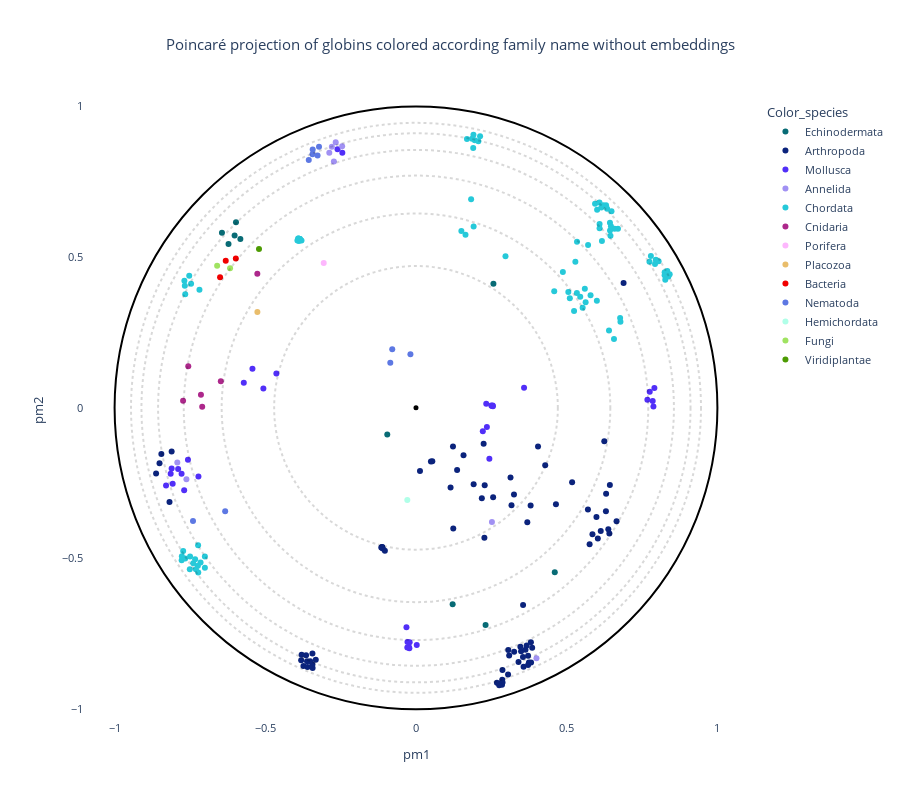

This figure's notebook cell:
### Markdown cell above
## Visualization

### Code cell
# OPTIONS =================================================
#Here you can set different parameters to color & annotate the resulting projection:
if data_type == "plm" :
    title = "Poincaré projection of globins colored according family name with embeddings"  
elif data_type == "plm_aae" :
    title = "Poincaré projection of globins colored according family name with embeddings autoencoder" 
elif data_type == "pssm" :
    title = "Poincaré projection of globins colored according family name without embeddings" 
else :
    title = "Poincaré projection of globins colored according family name using a RFA matrix" 
#----------------------------------------------------------
# Select the coloring from annotation .csv file:
labels_name = "Color_species"
# Select classes to label among the "labels_name" or "second_labels_name" column (comma separated list):
second_labels_name = ""
labels_text = []
show_text = False
#----------------------------------------------------------
# Use a custom color palette:
color_palette = globin_palette #Default: None
use_custom_palette = True
#==========================================================


#Check projection visualization parameters
#Labels name
if labels_name == "":
    labels_name = None
elif labels_name not in annotation_names:
    raise NameError(f"labels_name {labels_name} is not in the availables annotations.\nAvailables annotations: {annotation_names}")
#Second labels name
if second_labels_name == "":
    second_labels_name = None
elif second_labels_name not in annotation_names:
    raise NameError(f'"second_labels_name" {second_labels_name} is not in the availables annotations.\nAvailables annotations: {annotation_names}')

if not use_custom_palette:
    color_palette = None

#Plot graph
fig = plot_embedding_interactive(df_embedding, 
                                 labels_name = labels_name,
                                 second_labels_name = second_labels_name, 
                                 show_text = show_text,
                                 labels_text = labels_text,
                                 color_palette = color_palette, 
                                 title = title, 
                                 fontsize = 11)
fig.show()

### Figure 1 — Plotly figure (JSON) as saved in the notebook; plotly's stock layout.template omitted (floating-point values rounded to 4 significant figures; data arrays with more than 128 entries replaced by an {"elided": "..."} marker saying what was removed)
{"data": [{"customdata": {"elided": "10x17 mixed values"}, "hovertemplate": "<b>%{hovertext}</b><br><br>Color_species=%{customdata[10]}<br>pm1=%{x}<br>pm2=%{y}<br>proteins_id=%{customdata[0]}<br>tree1=%{customdata[1]}<br>tree2=%{customdata[2]}<br>tree3=%{customdata[3]}<br>tree4=%{customdata[4]}<br>full_name=%{customdata[5]}<br>short_name=%{customdata[6]}<br>full_species=%{customdata[7]}<br>short_species=%{customdata[8]}<br>evo_distance=%{customdata[9]}<br>Domain=%{customdata[11]}<br>Kingdom=%{customdata[12]}<br>Phylum=%{customdata[13]}<br>Subphylum=%{customdata[14]}<br>Class=%{customdata[15]}<br>Genus=%{customdata[16]}<extra></extra>", "hovertext": ["Echinodermata", "Echinodermata", "Echinodermata", "Echinodermata", "Echinodermata", "Echinodermata", "Echinodermata", "Echinodermata", "Echinodermata", "Echinodermata"], "legendgroup": "Echinodermata", "marker": {"color": "#086b75", "symbol": "circle"}, "mode": "markers", "name": "Echinodermata", "orientation": "v", "showlegend": true, "type": "scatter", "x": [-0.09528, 0.2569, 0.4604, 0.1216, 0.2309, -0.5827, -0.6221, -0.6438, -0.6018, -0.5973], "xaxis": "x", "y": [-0.08836, 0.4116, -0.5455, -0.6517, -0.7202, 0.5604, 0.5439, 0.5813, 0.5716, 0.6154], "yaxis": "y"}, {"customdata": {"elided": "84x17 mixed values"}, "hovertemplate": "<b>%{hovertext}</b><br><br>Color_species=%{customdata[10]}<br>pm1=%{x}<br>pm2=%{y}<br>proteins_id=%{customdata[0]}<br>tree1=%{customdata[1]}<br>tree2=%{customdata[2]}<br>tree3=%{customdata[3]}<br>tree4=%{customdata[4]}<br>full_name=%{customdata[5]}<br>short_name=%{customdata[6]}<br>full_species=%{customdata[7]}<br>short_species=%{customdata[8]}<br>evo_distance=%{customdata[9]}<br>Domain=%{customdata[11]}<br>Kingdom=%{customdata[12]}<br>Phylum=%{customdata[13]}<br>Subphylum=%{customdata[14]}<br>Class=%{customdata[15]}<br>Genus=%{customdata[16]}<extra></extra>", "hovertext": ["Arthropoda", "Arthropoda", "Arthropoda", "Arthropoda", "Arthropoda", "Arthropoda", "Arthropoda", "Arthropoda", "Arthropoda", "Arthropoda", "Arthropoda", "Arthropoda", "Arthropoda", "Arthropoda", "Arthropoda", "Arthropoda", "Arthropoda", "Arthropoda", "Arthropoda", "Arthropoda", "Arthropoda", "Arthropoda", "Arthropoda", "Arthropoda", "Arthropoda", "Arthropoda", "Arthropoda", "Arthropoda", "Arthropoda", "Arthropoda", "Arthropoda", "Arthropoda", "Arthropoda", "Arthropoda", "Arthropoda", "Arthropoda", "Arthropoda", "Arthropoda", "Arthropoda", "Arthropoda", "Arthropoda", "Arthropoda", "Arthropoda", "Arthropoda", "Arthropoda", "Arthropoda", "Arthropoda", "Arthropoda", "Arthropoda", "Arthropoda", "Arthropoda", "Arthropoda", "Arthropoda", "Arthropoda", "Arthropoda", "Arthropoda", "Arthropoda", "Arthropoda", "Arthropoda", "Arthropoda", "Arthropoda", "Arthropoda", "Arthropoda", "Arthropoda", "Arthropoda", "Arthropoda", "Arthropoda", "Arthropoda", "Arthropoda", "Arthropoda", "Arthropoda", "Arthropoda", "Arthropoda", "Arthropoda", "Arthropoda", "Arthropoda", "Arthropoda", "Arthropoda", "Arthropoda", "Arthropoda", "Arthropoda", "Arthropoda", "Arthropoda", "Arthropoda"], "legendgroup": "Arthropoda", "marker": {"color": "#0b237c", "symbol": "circle"}, "mode": "markers", "name": "Arthropoda", "orientation": "v", "showlegend": true, "type": "scatter", "x": [0.2559, 0.1577, 0.04948, 0.1227, 0.0132, 0.2184, 0.1147, 0.3803, 0.3136, 0.1364, 0.4049, 0.5987, 0.6416, 0.6654, 0.5704, 0.6129, 0.5855, 0.6301, 0.6381, 0.4643, 0.2279, 0.6307, 0.6247, 0.518, 0.1913, 0.0541, -0.8449, -0.3325, -0.3615, -0.3512, -0.3436, -0.3436, -0.3796, -0.3647, -0.3809, -0.3735, -0.36, -0.343, -0.8509, 0.1237, 0.2871, 0.2796, 0.2854, -0.8107, 0.3487, 0.3464, 0.355, 0.3401, 0.3693, 0.3062, 0.3091, 0.3256, 0.2862, 0.6033, 0.3168, 0.2685, 0.3718, 0.3569, 0.3747, 0.3818, 0.3719, 0.3632, 0.3054, 0.2868, 0.6887, 0.576, 0.3812, 0.3854, -0.1103, -0.1152, -0.1122, -0.1125, -0.1122, 0.2269, 0.3251, -0.1032, 0.4287, -0.8623, 0.6431, 0.2244, 0.276, -0.8178, 0.3672, 0.3552], "xaxis": "x", "y": [-0.2969, -0.1576, -0.1779, -0.1285, -0.2092, -0.3003, -0.2644, -0.3241, -0.2308, -0.2063, -0.1279, -0.3625, -0.4173, -0.3767, -0.3376, -0.4086, -0.4198, -0.3435, -0.4028, -0.3201, -0.2572, -0.2852, -0.1106, -0.2466, -0.2532, -0.1772, -0.1531, -0.8358, -0.8407, -0.8404, -0.8149, -0.8512, -0.8192, -0.8212, -0.8374, -0.857, -0.8598, -0.8635, -0.1835, -0.4008, -0.9112, -0.9145, -0.919, -0.145, -0.8079, -0.7924, -0.8264, -0.8436, -0.3796, -0.8038, -0.822, -0.809, -0.9018, -0.4337, -0.3236, -0.9119, -0.8222, -0.8589, -0.8453, -0.845, -0.8529, -0.8025, -0.8846, -0.8697, 0.414, -0.453, -0.7779, -0.7958, -0.4664, -0.4634, -0.4621, -0.463, -0.4628, -0.4311, -0.2877, -0.4742, -0.1906, -0.2178, -0.2564, -0.1193, -0.9204, -0.3126, -0.7888, -0.6543], "yaxis": "y"}, {"customdata": {"elided": "36x17 mixed values"}, "hovertemplate": "<b>%{hovertext}</b><br><br>Color_species=%{customdata[10]}<br>pm1=%{x}<br>pm2=%{y}<br>proteins_id=%{customdata[0]}<br>tree1=%{customdata[1]}<br>tree2=%{customdata[2]}<br>tree3=%{customdata[3]}<br>tree4=%{customdata[4]}<br>full_name=%{customdata[5]}<br>short_name=%{customdata[6]}<br>full_species=%{customdata[7]}<br>short_species=%{customdata[8]}<br>evo_distance=%{customdata[9]}<br>Domain=%{customdata[11]}<br>Kingdom=%{customdata[12]}<br>Phylum=%{customdata[13]}<br>Subphylum=%{customdata[14]}<br>Class=%{customdata[15]}<br>Genus=%{customdata[16]}<extra></extra>", "hovertext": ["Mollusca", "Mollusca", "Mollusca", "Mollusca", "Mollusca", "Mollusca", "Mollusca", "Mollusca", "Mollusca", "Mollusca", "Mollusca", "Mollusca", "Mollusca", "Mollusca", "Mollusca", "Mollusca", "Mollusca", "Mollusca", "Mollusca", "Mollusca", "Mollusca", "Mollusca", "Mollusca", "Mollusca", "Mollusca", "Mollusca", "Mollusca", "Mollusca", "Mollusca", "Mollusca", "Mollusca", "Mollusca", "Mollusca", "Mollusca", "Mollusca", "Mollusca"], "legendgroup": "Mollusca", "marker": {"color": "#512ff8", "symbol": "circle"}, "mode": "markers", "name": "Mollusca", "orientation": "v", "showlegend": true, "type": "scatter", "x": [0.2352, 0.2216, -0.8074, -0.8139, -0.7566, -0.7692, -0.7777, -0.02888, -0.03164, 0.002441, -0.02202, -0.02367, 0.2434, -0.7891, -0.7218, 0.2545, 0.2521, 0.2498, 0.2552, -0.5063, -0.4632, -0.5713, 0.3585, 0.2331, -0.2604, -0.8107, -0.2444, -0.8293, -0.5426, -0.02825, -0.02112, 0.7853, 0.7677, 0.7909, 0.7877, 0.7755], "xaxis": "x", "y": [-0.0636, -0.07773, -0.2516, -0.2186, -0.1722, -0.2738, -0.2187, -0.7952, -0.7276, -0.787, -0.7973, -0.7934, -0.1692, -0.2028, -0.2275, 0.007617, 0.006302, 0.0081, 0.004912, 0.06395, 0.114, 0.08316, 0.06683, 0.0132, 0.8578, -0.2012, 0.8462, -0.2576, 0.13, -0.7772, -0.7773, 0.02226, 0.02701, 0.06614, 0.004566, 0.0537], "yaxis": "y"}, {"customdata": {"elided": "9x17 mixed values"}, "hovertemplate": "<b>%{hovertext}</b><br><br>Color_species=%{customdata[10]}<br>pm1=%{x}<br>pm2=%{y}<br>proteins_id=%{customdata[0]}<br>tree1=%{customdata[1]}<br>tree2=%{customdata[2]}<br>tree3=%{customdata[3]}<br>tree4=%{customdata[4]}<br>full_name=%{customdata[5]}<br>short_name=%{customdata[6]}<br>full_species=%{customdata[7]}<br>short_species=%{customdata[8]}<br>evo_distance=%{customdata[9]}<br>Domain=%{customdata[11]}<br>Kingdom=%{customdata[12]}<br>Phylum=%{customdata[13]}<br>Subphylum=%{customdata[14]}<br>Class=%{customdata[15]}<br>Genus=%{customdata[16]}<extra></extra>", "hovertext": ["Annelida", "Annelida", "Annelida", "Annelida", "Annelida", "Annelida", "Annelida", "Annelida", "Annelida"], "legendgroup": "Annelida", "marker": {"color": "#a191f3", "symbol": "circle"}, "mode": "markers", "name": "Annelida", "orientation": "v", "showlegend": true, "type": "scatter", "x": [-0.2877, -0.2792, -0.2725, -0.2664, 0.2518, -0.7617, 0.3996, -0.7919, -0.245], "xaxis": "x", "y": [0.8463, 0.8663, 0.8169, 0.8812, -0.379, -0.2371, -0.8307, -0.1814, 0.8675], "yaxis": "y"}, {"customdata": {"elided": "88x17 mixed values"}, "hovertemplate": "<b>%{hovertext}</b><br><br>Color_species=%{customdata[10]}<br>pm1=%{x}<br>pm2=%{y}<br>proteins_id=%{customdata[0]}<br>tree1=%{customdata[1]}<br>tree2=%{customdata[2]}<br>tree3=%{customdata[3]}<br>tree4=%{customdata[4]}<br>full_name=%{customdata[5]}<br>short_name=%{customdata[6]}<br>full_species=%{customdata[7]}<br>short_species=%{customdata[8]}<br>evo_distance=%{customdata[9]}<br>Domain=%{customdata[11]}<br>Kingdom=%{customdata[12]}<br>Phylum=%{customdata[13]}<br>Subphylum=%{customdata[14]}<br>Class=%{customdata[15]}<br>Genus=%{customdata[16]}<extra></extra>", "hovertext": ["Chordata", "Chordata", "Chordata", "Chordata", "Chordata", "Chordata", "Chordata", "Chordata", "Chordata", "Chordata", "Chordata", "Chordata", "Chordata", "Chordata", "Chordata", "Chordata", "Chordata", "Chordata", "Chordata", "Chordata", "Chordata", "Chordata", "Chordata", "Chordata", "Chordata", "Chordata", "Chordata", "Chordata", "Chordata", "Chordata", "Chordata", "Chordata", "Chordata", "Chordata", "Chordata", "Chordata", "Chordata", "Chordata", "Chordata", "Chordata", "Chordata", "Chordata", "Chordata", "Chordata", "Chordata", "Chordata", "Chordata", "Chordata", "Chordata", "Chordata", "Chordata", "Chordata", "Chordata", "Chordata", "Chordata", "Chordata", "Chordata", "Chordata", "Chordata", "Chordata", "Chordata", "Chordata", "Chordata", "Chordata", "Chordata", "Chordata", "Chordata", "Chordata", "Chordata", "Chordata", "Chordata", "Chordata", "Chordata", "Chordata", "Chordata", "Chordata", "Chordata", "Chordata", "Chordata", "Chordata", "Chordata", "Chordata", "Chordata", "Chordata", "Chordata", "Chordata", "Chordata", "Chordata"], "legendgroup": "Chordata", "marker": {"color": "#26c9d9", "symbol": "circle"}, "mode": "markers", "name": "Chordata", "orientation": "v", "showlegend": true, "type": "scatter", "x": [-0.7185, 0.1829, 0.2969, 0.6009, 0.6435, 0.6452, 0.5103, 0.594, 0.6305, 0.5338, 0.6149, 0.5054, 0.4586, 0.6437, 0.6701, 0.5529, 0.5601, 0.6468, 0.6, 0.621, 0.6091, 0.6342, 0.6168, 0.5449, 0.6091, 0.5628, 0.5791, 0.4873, 0.5342, 0.6486, 0.5709, 0.5287, 0.825, -0.7496, -0.7775, -0.7223, -0.7656, -0.7236, -0.7768, -0.7725, -0.7391, -0.7328, -0.7505, -0.7303, -0.7229, -0.7148, 0.1911, -0.7004, -0.7005, 0.186, 0.195, 0.207, 0.1906, 0.1691, 0.1898, 0.6772, 0.6783, 0.6403, 0.6568, 0.793, 0.7746, 0.7793, 0.8338, 0.8374, 0.827, 0.8248, 0.8417, 0.659, 0.1506, 0.1642, 0.805, -0.3873, -0.3857, -0.7462, -0.3799, -0.7657, -0.7685, -0.3883, -0.767, -0.3911, -0.3849, -0.3898, -0.3933, 0.7956, 0.5244, 0.6086, -0.7524, 0.2126], "xaxis": "x", "y": [0.3915, 0.6922, 0.5031, 0.6575, 0.6137, 0.5712, 0.3634, 0.6768, 0.6725, 0.3812, 0.665, 0.3839, 0.3866, 0.5882, 0.5943, 0.3323, 0.3951, 0.6021, 0.3555, 0.6724, 0.6097, 0.6601, 0.5531, 0.3688, 0.5957, 0.3507, 0.3735, 0.4505, 0.5511, 0.6519, 0.5403, 0.4848, 0.4498, -0.4932, -0.506, -0.5466, -0.4997, -0.5243, -0.492, -0.4746, -0.5155, -0.5023, -0.5351, -0.5357, -0.4559, -0.513, 0.6017, -0.5308, -0.4932, 0.8925, 0.8881, 0.8847, 0.906, 0.8922, 0.8623, 0.2984, 0.2858, 0.2569, 0.2281, 0.4772, 0.4844, 0.504, 0.4542, 0.4354, 0.4252, 0.4402, 0.4433, 0.5938, 0.587, 0.5743, 0.4862, 0.5613, 0.5598, 0.412, 0.5548, 0.3771, 0.4213, 0.5539, 0.4053, 0.5618, 0.5602, 0.5619, 0.5554, 0.4917, 0.3215, 0.6816, 0.4378, 0.9014], "yaxis": "y"}, {"customdata": [[18, -1, -1, 8, 4, "Predicted protein", "Predicted", "Nematostella vectensis", "Nematostella", 2.434, "Cnidaria", "Eukaryota", "Metazoa", "Cnidaria", "Other", "Other", "Other"], [82, -1, 15, 7, 4, "Predicted protein", "Predicted", "Nematostella vectensis", "Nematostella", 3.063, "Cnidaria", "Eukaryota", "Metazoa", "Cnidaria", "Other", "Other", "Other"], [83, 20, 15, 7, 4, "Predicted protein", "Predicted", "Nematostella vectensis", "Nematostella", 2.696, "Cnidaria", "Eukaryota", "Metazoa", "Cnidaria", "Other", "Other", "Other"], [84, -1, 15, 7, 4, "Predicted protein", "Predicted", "Nematostella vectensis", "Nematostella", 2.747, "Cnidaria", "Eukaryota", "Metazoa", "Cnidaria", "Other", "Other", "Other"], [85, 20, 15, 7, 4, "Predicted protein", "Predicted", "Nematostella vectensis", "Nematostella", 2.467, "Cnidaria", "Eukaryota", "Metazoa", "Cnidaria", "Other", "Other", "Other"], [208, -1, -1, -1, 3, "Predicted protein", "Predicted", "Nematostella vectensis", "Nematostella", 3.137, "Cnidaria", "Eukaryota", "Metazoa", "Cnidaria", "Other", "Other", "Other"]], "hovertemplate": "<b>%{hovertext}</b><br><br>Color_species=%{customdata[10]}<br>pm1=%{x}<br>pm2=%{y}<br>proteins_id=%{customdata[0]}<br>tree1=%{customdata[1]}<br>tree2=%{customdata[2]}<br>tree3=%{customdata[3]}<br>tree4=%{customdata[4]}<br>full_name=%{customdata[5]}<br>short_name=%{customdata[6]}<br>full_species=%{customdata[7]}<br>short_species=%{customdata[8]}<br>evo_distance=%{customdata[9]}<br>Domain=%{customdata[11]}<br>Kingdom=%{customdata[12]}<br>Phylum=%{customdata[13]}<br>Subphylum=%{customdata[14]}<br>Class=%{customdata[15]}<br>Genus=%{customdata[16]}<extra></extra>", "hovertext": ["Cnidaria", "Cnidaria", "Cnidaria", "Cnidaria", "Cnidaria", "Cnidaria"], "legendgroup": "Cnidaria", "marker": {"color": "#ad288b", "symbol": "circle"}, "mode": "markers", "name": "Cnidaria", "orientation": "v", "showlegend": true, "type": "scatter", "x": [-0.7555, -0.7728, -0.7135, -0.7093, -0.6476, -0.5264], "xaxis": "x", "y": [0.1378, 0.02314, 0.0435, 0.003344, 0.08822, 0.4449], "yaxis": "y"}, {"customdata": [[37, -1, -1, 9, 3, "Uncharacterized protein", "Uncharacterized", "Amphimedon queenslandica", "Amphimedon", 2.522, "Porifera", "Eukaryota", "Metazoa", "Porifera", "Other", "Other", "Other"]], "hovertemplate": "<b>%{hovertext}</b><br><br>Color_species=%{customdata[10]}<br>pm1=%{x}<br>pm2=%{y}<br>proteins_id=%{customdata[0]}<br>tree1=%{customdata[1]}<br>tree2=%{customdata[2]}<br>tree3=%{customdata[3]}<br>tree4=%{customdata[4]}<br>full_name=%{customdata[5]}<br>short_name=%{customdata[6]}<br>full_species=%{customdata[7]}<br>short_species=%{customdata[8]}<br>evo_distance=%{customdata[9]}<br>Domain=%{customdata[11]}<br>Kingdom=%{customdata[12]}<br>Phylum=%{customdata[13]}<br>Subphylum=%{customdata[14]}<br>Class=%{customdata[15]}<br>Genus=%{customdata[16]}<extra></extra>", "hovertext": ["Porifera"], "legendgroup": "Porifera", "marker": {"color": "#fdb7fd", "symbol": "circle"}, "mode": "markers", "name": "Porifera", "orientation": "v", "showlegend": true, "type": "scatter", "x": [-0.3062], "xaxis": "x", "y": [0.4803], "yaxis": "y"}, {"customdata": [[78, -1, -1, 20, 7, "Putative uncharacterized protein", "Putative", "Trichoplax adhaerens", "Trichoplax", 2.316, "Placozoa", "Eukaryota", "Metazoa", "Other", "Other", "Other", "Other"]], "hovertemplate": "<b>%{hovertext}</b><br><br>Color_species=%{customdata[10]}<br>pm1=%{x}<br>pm2=%{y}<br>proteins_id=%{customdata[0]}<br>tree1=%{customdata[1]}<br>tree2=%{customdata[2]}<br>tree3=%{customdata[3]}<br>tree4=%{customdata[4]}<br>full_name=%{customdata[5]}<br>short_name=%{customdata[6]}<br>full_species=%{customdata[7]}<br>short_species=%{customdata[8]}<br>evo_distance=%{customdata[9]}<br>Domain=%{customdata[11]}<br>Kingdom=%{customdata[12]}<br>Phylum=%{customdata[13]}<br>Subphylum=%{customdata[14]}<br>Class=%{customdata[15]}<br>Genus=%{customdata[16]}<extra></extra>", "hovertext": ["Placozoa"], "legendgroup": "Placozoa", "marker": {"color": "#e9bd6b", "symbol": "circle"}, "mode": "markers", "name": "Placozoa", "orientation": "v", "showlegend": true, "type": "scatter", "x": [-0.5262], "xaxis": "x", "y": [0.3179], "yaxis": "y"}, {"customdata": [[79, -1, -1, 6, 3, "Globin", "Globin", "Gemmatirosa kalamazoonesis", "Gemmatirosa", 2.905, "Bacteria", "Bacteria", "Bacteria", "Other", "Other", "Other", "Other"], [80, -1, 9, 6, 3, "Globin", "Globin", "Gemmatirosa kalamazoonesis", "Gemmatirosa", 3.007, "Bacteria", "Bacteria", "Bacteria", "Other", "Other", "Other", "Other"], [81, -1, 9, 6, 3, "Hemin receptor", "Hemin", "Halothiobacillus sp.", "Halothiobacillus", 2.535, "Bacteria", "Bacteria", "Bacteria", "Proteobacteria", "Other", "Gammaproteobacteria", "Other"]], "hovertemplate": "<b>%{hovertext}</b><br><br>Color_species=%{customdata[10]}<br>pm1=%{x}<br>pm2=%{y}<br>proteins_id=%{customdata[0]}<br>tree1=%{customdata[1]}<br>tree2=%{customdata[2]}<br>tree3=%{customdata[3]}<br>tree4=%{customdata[4]}<br>full_name=%{customdata[5]}<br>short_name=%{customdata[6]}<br>full_species=%{customdata[7]}<br>short_species=%{customdata[8]}<br>evo_distance=%{customdata[9]}<br>Domain=%{customdata[11]}<br>Kingdom=%{customdata[12]}<br>Phylum=%{customdata[13]}<br>Subphylum=%{customdata[14]}<br>Class=%{customdata[15]}<br>Genus=%{customdata[16]}<extra></extra>", "hovertext": ["Bacteria", "Bacteria", "Bacteria"], "legendgroup": "Bacteria", "marker": {"color": "#f10000", "symbol": "circle"}, "mode": "markers", "name": "Bacteria", "orientation": "v", "showlegend": true, "type": "scatter", "x": [-0.6312, -0.65, -0.5977], "xaxis": "x", "y": [0.4881, 0.4331, 0.4952], "yaxis": "y"}, {"customdata": {"elided": "10x17 mixed values"}, "hovertemplate": "<b>%{hovertext}</b><br><br>Color_species=%{customdata[10]}<br>pm1=%{x}<br>pm2=%{y}<br>proteins_id=%{customdata[0]}<br>tree1=%{customdata[1]}<br>tree2=%{customdata[2]}<br>tree3=%{customdata[3]}<br>tree4=%{customdata[4]}<br>full_name=%{customdata[5]}<br>short_name=%{customdata[6]}<br>full_species=%{customdata[7]}<br>short_species=%{customdata[8]}<br>evo_distance=%{customdata[9]}<br>Domain=%{customdata[11]}<br>Kingdom=%{customdata[12]}<br>Phylum=%{customdata[13]}<br>Subphylum=%{customdata[14]}<br>Class=%{customdata[15]}<br>Genus=%{customdata[16]}<extra></extra>", "hovertext": ["Nematoda", "Nematoda", "Nematoda", "Nematoda", "Nematoda", "Nematoda", "Nematoda", "Nematoda", "Nematoda", "Nematoda"], "legendgroup": "Nematoda", "marker": {"color": "#5d78e3", "symbol": "circle"}, "mode": "markers", "name": "Nematoda", "orientation": "v", "showlegend": true, "type": "scatter", "x": [-0.01852, -0.07881, -0.0853, -0.3265, -0.3558, -0.3427, -0.3218, -0.3434, -0.6331, -0.7398], "xaxis": "x", "y": [0.1774, 0.1948, 0.1498, 0.8372, 0.8219, 0.8567, 0.8658, 0.8416, -0.3433, -0.3753], "yaxis": "y"}, {"customdata": [[203, -1, -1, 14, 6, "Neuroglobin like protein", "Neuroglobin", "Saccoglossus kowalevskii", "Saccoglossus", 2.36, "Hemichordata", "Eukaryota", "Metazoa", "Hemichordata", "Other", "Other", "Other"]], "hovertemplate": "<b>%{hovertext}</b><br><br>Color_species=%{customdata[10]}<br>pm1=%{x}<br>pm2=%{y}<br>proteins_id=%{customdata[0]}<br>tree1=%{customdata[1]}<br>tree2=%{customdata[2]}<br>tree3=%{customdata[3]}<br>tree4=%{customdata[4]}<br>full_name=%{customdata[5]}<br>short_name=%{customdata[6]}<br>full_species=%{customdata[7]}<br>short_species=%{customdata[8]}<br>evo_distance=%{customdata[9]}<br>Domain=%{customdata[11]}<br>Kingdom=%{customdata[12]}<br>Phylum=%{customdata[13]}<br>Subphylum=%{customdata[14]}<br>Class=%{customdata[15]}<br>Genus=%{customdata[16]}<extra></extra>", "hovertext": ["Hemichordata"], "legendgroup": "Hemichordata", "marker": {"color": "#b0ffe8", "symbol": "circle"}, "mode": "markers", "name": "Hemichordata", "orientation": "v", "showlegend": true, "type": "scatter", "x": [-0.02883], "xaxis": "x", "y": [-0.3061], "yaxis": "y"}, {"customdata": [[210, 15, 8, 6, 3, "ARAD1D45562p", "ARAD1D45562p", "Blastobotrys adeninivorans", "Blastobotrys", 3.652, "Fungi", "Eukaryota", "Fungi", "Ascomycota", "Other", "Other", "Other"], [234, 15, 8, 6, 3, "CYFA0S05e02454g1_1", "CYFA0S05e02454g1_1", "Cyberlindnera fabianii", "Cyberlindnera", 4.119, "Fungi", "Eukaryota", "Fungi", "Ascomycota", "Other", "Other", "Other"]], "hovertemplate": "<b>%{hovertext}</b><br><br>Color_species=%{customdata[10]}<br>pm1=%{x}<br>pm2=%{y}<br>proteins_id=%{customdata[0]}<br>tree1=%{customdata[1]}<br>tree2=%{customdata[2]}<br>tree3=%{customdata[3]}<br>tree4=%{customdata[4]}<br>full_name=%{customdata[5]}<br>short_name=%{customdata[6]}<br>full_species=%{customdata[7]}<br>short_species=%{customdata[8]}<br>evo_distance=%{customdata[9]}<br>Domain=%{customdata[11]}<br>Kingdom=%{customdata[12]}<br>Phylum=%{customdata[13]}<br>Subphylum=%{customdata[14]}<br>Class=%{customdata[15]}<br>Genus=%{customdata[16]}<extra></extra>", "hovertext": ["Fungi", "Fungi"], "legendgroup": "Fungi", "marker": {"color": "#a0e361", "symbol": "circle"}, "mode": "markers", "name": "Fungi", "orientation": "v", "showlegend": true, "type": "scatter", "x": [-0.6597, -0.617], "xaxis": "x", "y": [0.4711, 0.4631], "yaxis": "y"}, {"customdata": [[227, -1, -1, 9, 3, "Uncharacterized protein", "Uncharacterized", "Micromonas commoda", "Micromonas", 2.71, "Viridiplantae", "Eukaryota", "Plantae", "Chlorophyta", "Other", "Other", "Other"]], "hovertemplate": "<b>%{hovertext}</b><br><br>Color_species=%{customdata[10]}<br>pm1=%{x}<br>pm2=%{y}<br>proteins_id=%{customdata[0]}<br>tree1=%{customdata[1]}<br>tree2=%{customdata[2]}<br>tree3=%{customdata[3]}<br>tree4=%{customdata[4]}<br>full_name=%{customdata[5]}<br>short_name=%{customdata[6]}<br>full_species=%{customdata[7]}<br>short_species=%{customdata[8]}<br>evo_distance=%{customdata[9]}<br>Domain=%{customdata[11]}<br>Kingdom=%{customdata[12]}<br>Phylum=%{customdata[13]}<br>Subphylum=%{customdata[14]}<br>Class=%{customdata[15]}<br>Genus=%{customdata[16]}<extra></extra>", "hovertext": ["Viridiplantae"], "legendgroup": "Viridiplantae", "marker": {"color": "#4d9b03", "symbol": "circle"}, "mode": "markers", "name": "Viridiplantae", "orientation": "v", "showlegend": true, "type": "scatter", "x": [-0.5209], "xaxis": "x", "y": [0.5267], "yaxis": "y"}], "layout": {"font": {"size": 11}, "height": 800, "legend": {"title": {"text": "Color_species"}, "tracegroupgap": 0}, "plot_bgcolor": "rgba(0, 0, 0, 0)", "shapes": [{"line": {"color": "black", "dash": "dot"}, "opacity": 0.15, "type": "circle", "x0": -0.4706, "x1": 0.4706, "y0": -0.4706, "y1": 0.4706}, {"line": {"color": "black", "dash": "dot"}, "opacity": 0.15, "type": "circle", "x0": -0.6447, "x1": 0.6447, "y0": -0.6447, "y1": 0.6447}, {"line": {"color": "black", "dash": "dot"}, "opacity": 0.15, "type": "circle", "x0": -0.7705, "x1": 0.7705, "y0": -0.7705, "y1": 0.7705}, {"line": {"color": "black", "dash": "dot"}, "opacity": 0.15, "type": "circle", "x0": -0.8557, "x1": 0.8557, "y0": -0.8557, "y1": 0.8557}, {"line": {"color": "black", "dash": "dot"}, "opacity": 0.15, "type": "circle", "x0": -0.9108, "x1": 0.9108, "y0": -0.9108, "y1": 0.9108}, {"line": {"color": "black", "dash": "dot"}, "opacity": 0.15, "type": "circle", "x0": -0.9455, "x1": 0.9455, "y0": -0.9455, "y1": 0.9455}, {"line": {"color": "Black"}, "type": "circle", "x0": -1, "x1": 1, "xref": "x", "y0": -1, "y1": 1, "yref": "y"}, {"fillcolor": "Black", "line": {"color": "Black"}, "type": "circle", "x0": -0.005, "x1": 0.005, "xref": "x", "y0": -0.005, "y1": 0.005, "yref": "y"}], "title": {"text": "Poincaré projection of globins colored according family name without embeddings", "x": 0.5}, "xaxis": {"anchor": "y", "constrain": "domain", "domain": [0, 1], "range": [-1.1, 1.1], "title": {"text": "pm1"}}, "yaxis": {"anchor": "x", "domain": [0, 1], "scaleanchor": "x", "scaleratio": 1, "title": {"text": "pm2"}}, "yaxis2": {"layer": "below traces", "matches": "y", "overlaying": "y"}}}
